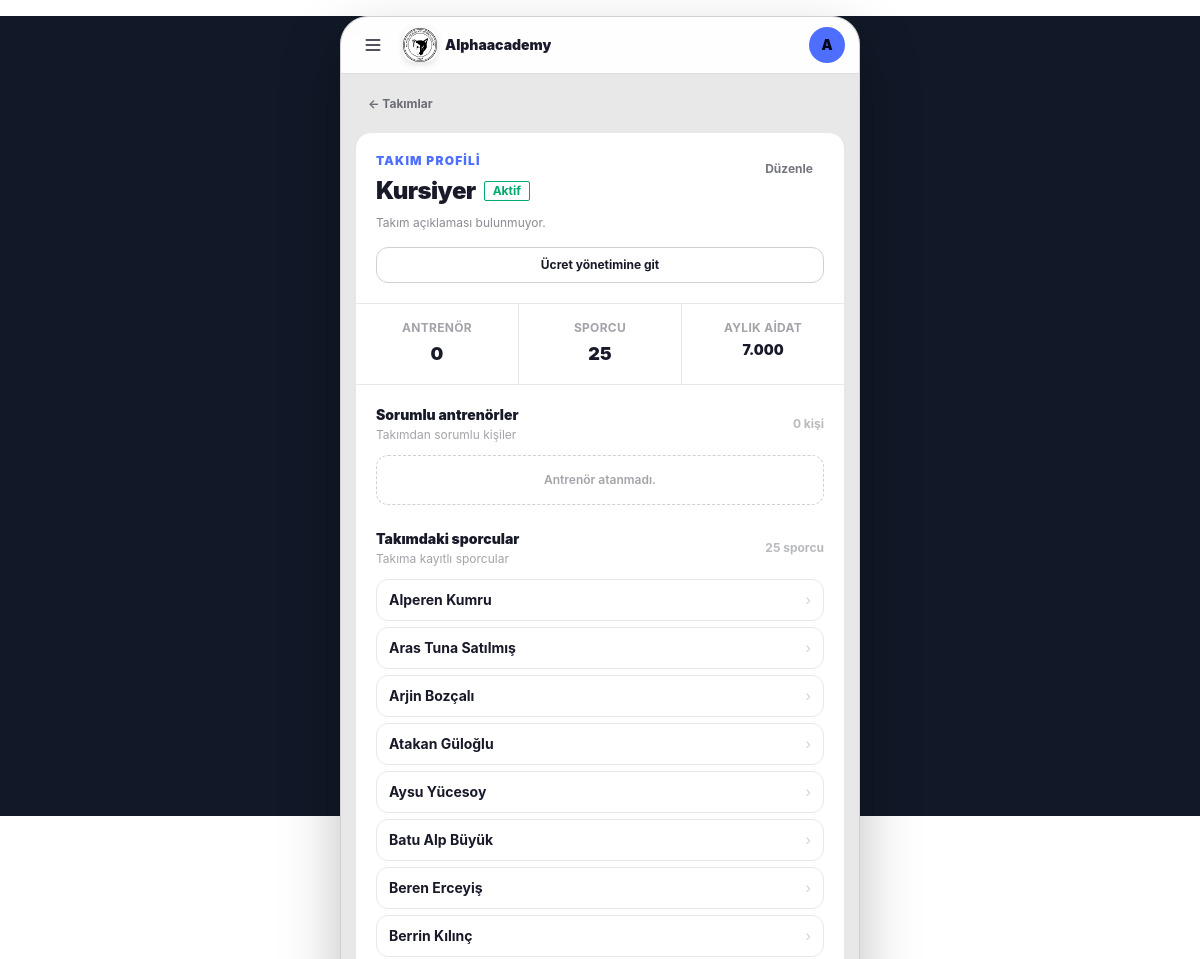
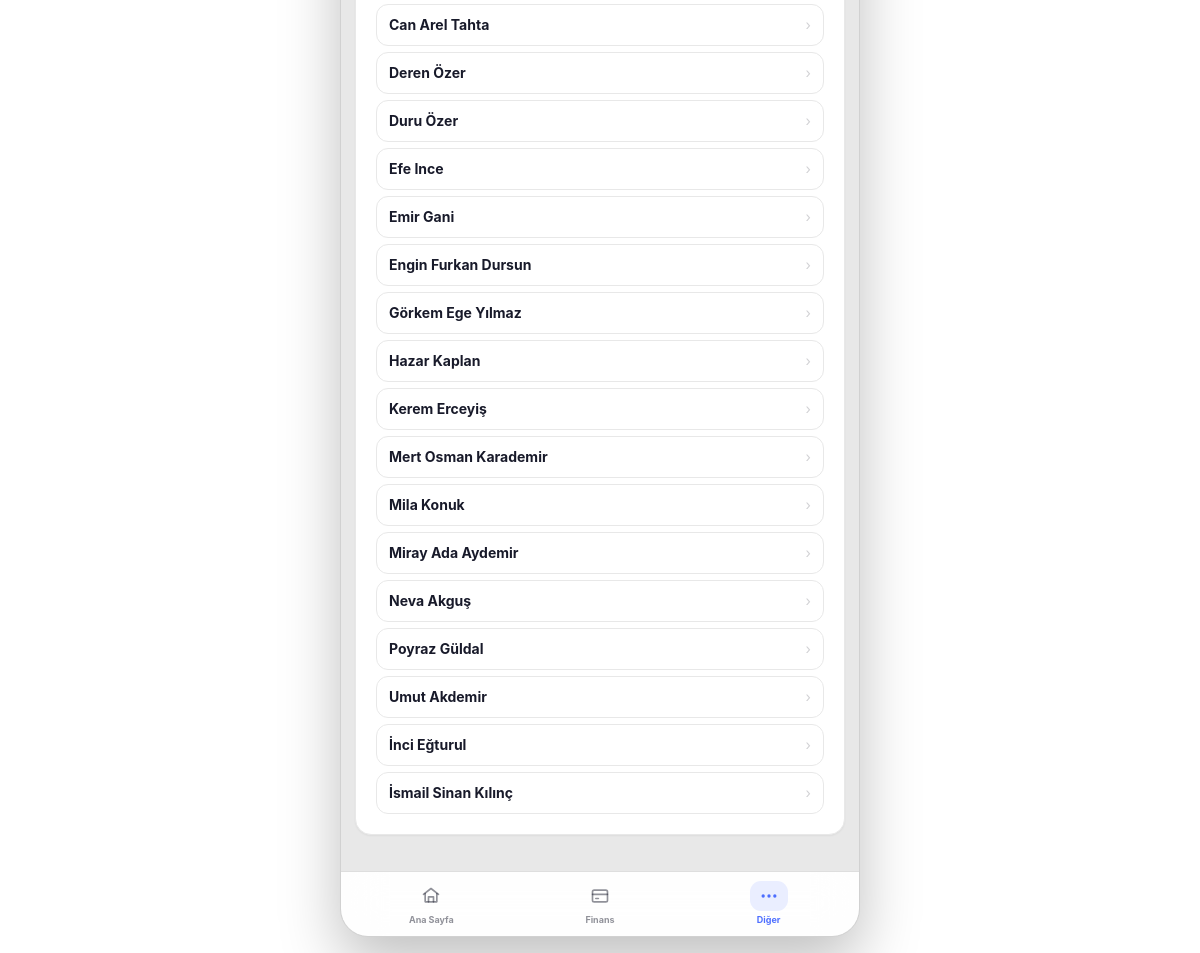
The app's page /teams/17/ (signed in), older data (2 pictures, top to bottom).
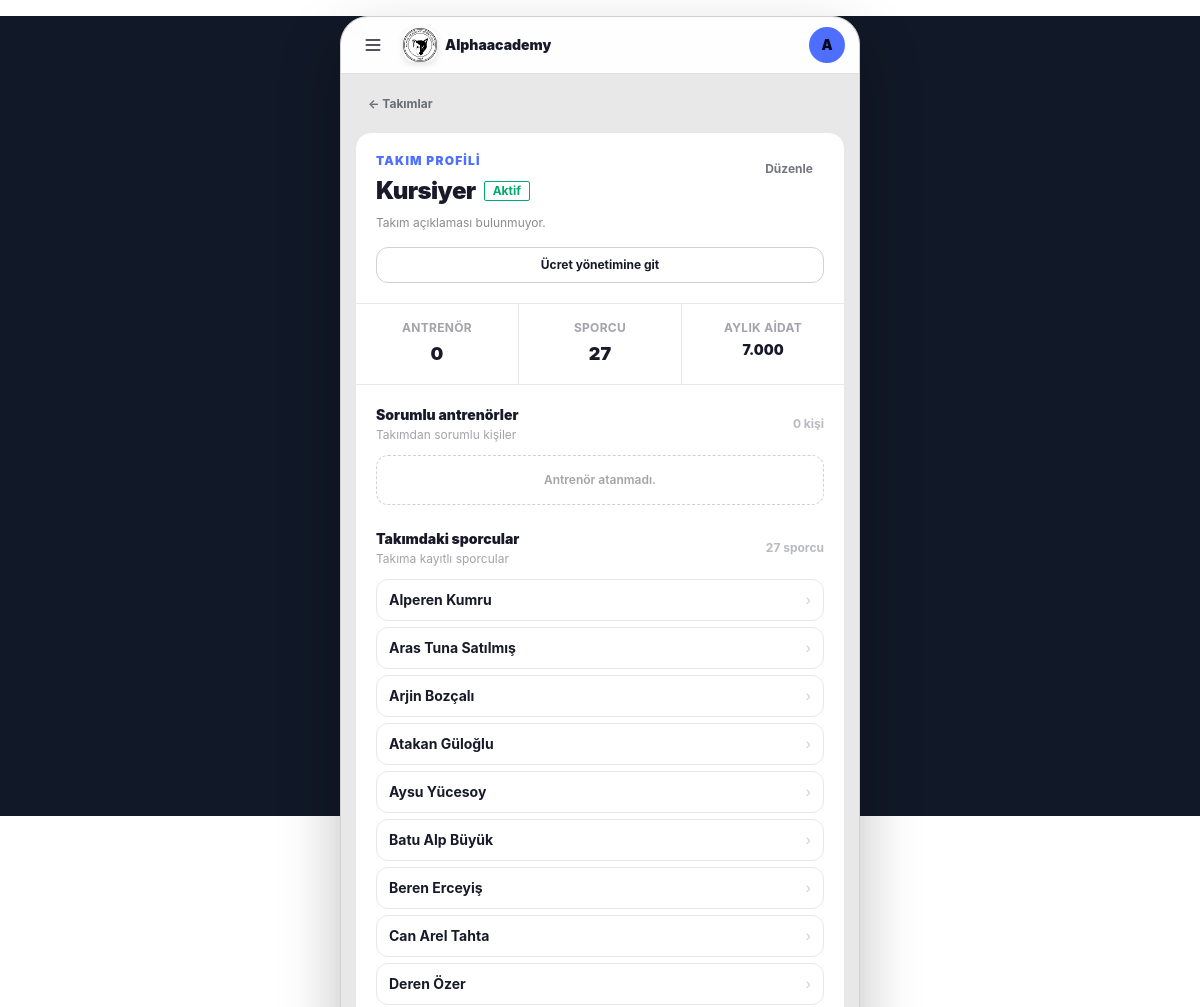
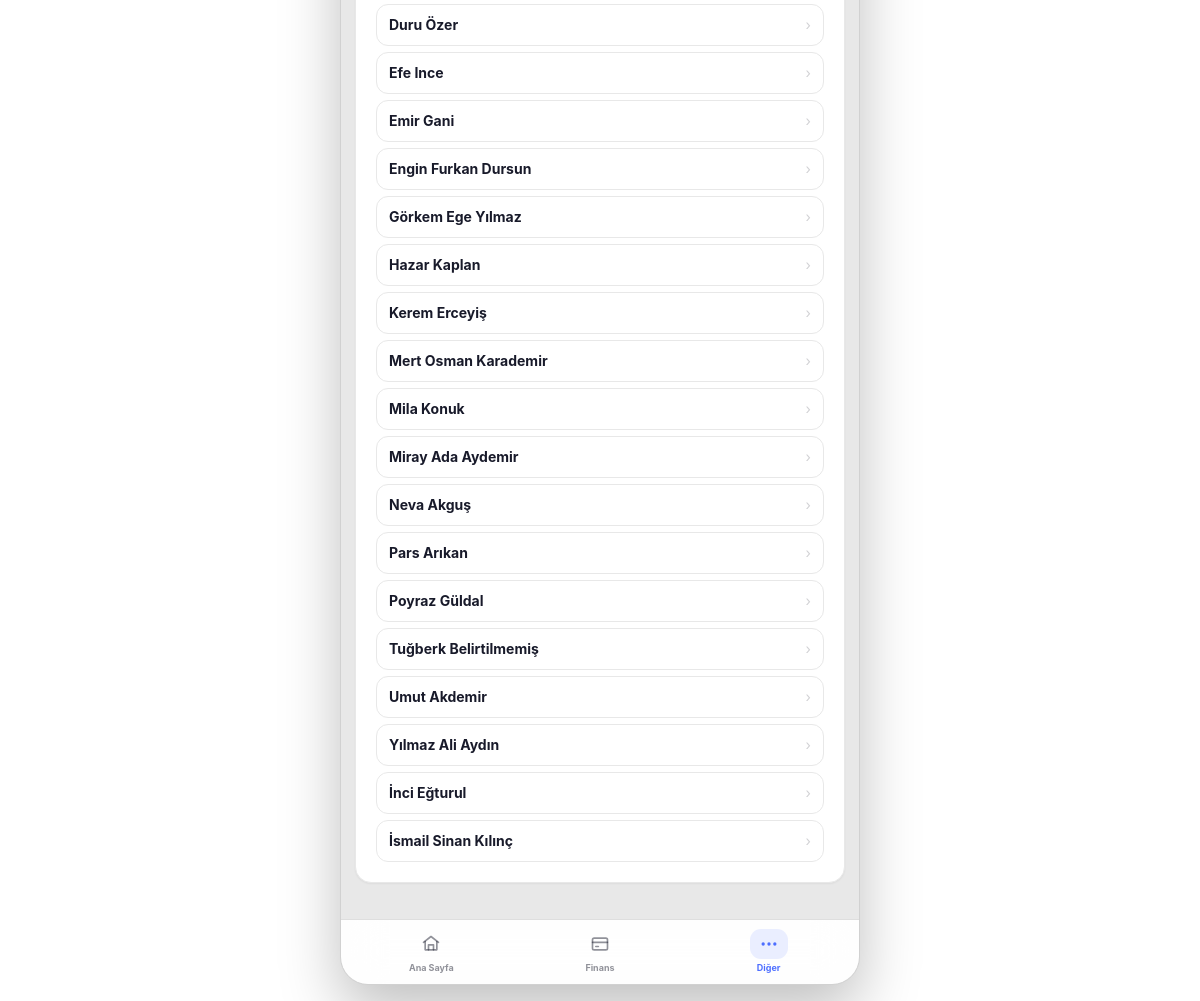
The same page, newer data (2 pictures, top to bottom).
### teams/models.py (models this page shows, shortened)
class Team(models.Model):
    name = models.CharField(max_length=100, verbose_name="Takım / Grup Adı")
    description = models.TextField(blank=True, null=True, verbose_name="Açıklama / Yaş Grubu")
    coaches = models.ManyToManyField(
        settings.AUTH_USER_MODEL,
        blank=True,
        limit_choices_to={'role__in': ['coach', 'club_admin']},
        related_name='assigned_teams',
        verbose_name="Sorumlu Antrenörler"
    )
    is_active = models.BooleanField(default=True, verbose_name="Aktif mi?")
    created_at = models.DateTimeField(auto_now_add=True)
    class Meta:
        verbose_name = "Takım"
        verbose_name_plural = "Takımlar"

### athletes/models.py (models this page shows, shortened)
class Athlete(models.Model):
    GENDER_CHOICES = (
        ('M', 'Erkek'),
        ('F', 'Kadın'),
    )
    parent = models.CharField(max_length=150, verbose_name="Veli")
    parent_phone = models.CharField(max_length=20, blank=True, default='', verbose_name="Veli Telefonu")
    parent_email = models.EmailField(blank=True, default='', verbose_name="Veli E-postası")
    first_name = models.CharField(max_length=50, verbose_name="Ad")
    last_name = models.CharField(max_length=50, verbose_name="Soyad")
    phone_number = models.CharField(max_length=20, blank=True, default='', verbose_name="Sporcu Telefonu")
    tc_identity = models.CharField(max_length=11, unique=True, blank=True, null=True, verbose_name="T.C. Kimlik No")
    birth_date = models.DateField(verbose_name="Doğum Tarihi")
    gender = models.CharField(max_length=1, choices=GENDER_CHOICES, verbose_name="Cinsiyet")
    school = models.CharField(max_length=100, blank=True, null=True, verbose_name="Okul")
    license_number = models.CharField(max_length=50, blank=True, null=True, verbose_name="Lisans No")
    joined_date = models.DateField(verbose_name="Kulübe Katılım Tarihi")
    photo = models.ImageField(upload_to='athlete_photos/', blank=True, null=True, verbose_name="Fotoğraf")
    is_active = models.BooleanField(default=False, verbose_name="Aktif Sporcu mu?")
    created_at = models.DateTimeField(auto_now_add=True)
    team = models.ForeignKey(
        Team,
        on_delete=models.SET_NULL,
        null=True,
        blank=True,
        related_name='athletes',
        verbose_name="Bağlı Olduğu Takım"
    )
    custom_fee = models.IntegerField(
        null=True,
        blank=True,
        verbose_name="Özel Aidat Tutar (TL)",
        help_text="Boş bırakılırsa takımın varsayılan aidatı uygulanır. Burslu için 0 girebilirsiniz."
    )
    private_lesson_fee = models.IntegerField(
        null=True,
        blank=True,
        verbose_name="Özel ders ücreti",
        help_text="Boş bırakılırsa özel ders ücreti uygulanmaz."
    )
    regular_payment_day = models.PositiveBigIntegerField(
        null=True,
        blank=True,
        verbose_name="Düzenli Ödeme Günü"
    )
    class Meta:
        verbose_name = "Sporcu"
        verbose_name_plural = "Sporcular"
        ordering = ['first_name', 'last_name']
    def get_full_name(self):
        return f"{self.first_name} {self.last_name}"

### teams/views.py (the view)
# urls.py: path('<int:pk>/', views.team_detail, name='team-detail'),
@login_required
def team_detail(request, pk):
	team = get_object_or_404(
		Team.objects.prefetch_related('coaches', 'athletes', 'fee_histories'),
		pk=pk,
	)
	return render(request, 'team/team_detail.html', {'team': team})

### users/models.py (called while the page is built)
    @property
    def is_coach(self):
        return self.role == self.Role.COACH

### templates/team/team_detail.html (shortened to what the changed rows need)
{% extends "base.html" %}
{% block content %}
<div class="w-full space-y-3">
    <section class="overflow-hidden rounded-2xl border border-base-200 bg-base-100 shadow-sm">
        <div class="border-b border-base-200 p-4 sm:p-5">
            <div class="flex items-start justify-between gap-3">
                <div class="min-w-0 flex-1">
                    <p class="text-[10px] font-black uppercase tracking-widest text-primary">
                        Takım profili
                    </p>
                    <div class="mt-1.5 flex min-w-0 items-center gap-2">
                        <h1 class="truncate text-xl font-black tracking-tight sm:text-2xl">
                            {{ team.name }}
                        </h1>
                        {% if team.is_active %}
                            <span class="badge badge-success badge-outline h-5 min-h-0 shrink-0 px-2 text-[9px] font-bold">
                                Aktif
                            </span>
                        {% else %}
                            <span class="badge badge-ghost h-5 min-h-0 shrink-0 px-2 text-[9px] font-bold">
                                Pasif
                            </span>
                        {% endif %}
                    </div>
                    <p class="mt-2 text-[10px] leading-relaxed text-base-content/50">
                        {{ team.description|default:'Takım açıklaması bulunmuyor.' }}
                    </p>
                </div>
            </div>
        </div>
        <div class="grid grid-cols-3 gap-px border-b border-base-200 bg-base-200">
            <div class="bg-base-100 px-2 py-4 text-center">
                <p class="text-[9px] font-bold uppercase tracking-wide text-base-content/40">
                    Antrenör
                </p>
                <p class="mt-1 text-lg font-black">
                    {{ team.coaches.count|floatformat:0 }}
                </p>
            </div>
            <div class="bg-base-100 px-2 py-4 text-center">
                <p class="text-[9px] font-bold uppercase tracking-wide text-base-content/40">
                    Sporcu
                </p>
                <p class="mt-1 text-lg font-black">
                    {{ team.athletes.count|floatformat:0 }}
                </p>
            </div>
        </div>
        <div class="p-4 sm:p-5">
            <div>
                <div class="flex items-center justify-between">
                    <div>
                        <h2 class="text-xs font-black text-base-content">
                            Sorumlu antrenörler
                        </h2>
                        <p class="mt-0.5 text-[9px] text-base-content/40">
                        </p>
                    </div>
                    <span class="text-[9px] font-bold text-base-content/30">
                        {{ team.coaches.count }} kişi
                    </span>
                </div>
            </div>
            <div class="mt-6">
                <div class="flex items-center justify-between">
                    <div>
                        <h2 class="text-xs font-black text-base-content">
                            Takımdaki sporcular
                        </h2>
                        <p class="mt-0.5 text-[9px] text-base-content/40">
                        </p>
                    </div>
                    <span class="text-[9px] font-bold text-base-content/30">
                        {{ team.athletes.count }} sporcu
                    </span>
                </div>
                <div class="mt-3 space-y-1.5">
                    {% for athlete in team.athletes.all %}
                        <a
                            href="{% url 'athlete-manage-detail' athlete.pk %}"
                            class="group flex items-center gap-3 rounded-xl border border-base-200 bg-base-100 px-3 py-2.5 transition-all hover:border-primary/30 hover:bg-base-200/30 active:scale-[.99]">
                            <div class="min-w-0 flex-1">
                                <p class="truncate text-xs font-bold text-base-content">
                                    {{ athlete.get_full_name }}
                                </p>
                            </div>
                            <span class="shrink-0 text-sm text-base-content/20 transition-transform group-hover:translate-x-0.5">
                                ›
                            </span>
                        </a>
                    {% endfor %}
                </div>
            </div>
        </div>
    </section>
</div>
{% endblock %}

Row changes from the older to the newer data that the page shows:
no longer on this page (row edited): Athlete: get_full_name "Berrin Kılınç"
computed for Team "Kursiyer": athletes.count "25" → "27"
added Athlete: get_full_name "Pars Arıkan"
added Athlete: get_full_name "Tuğberk Belirtilmemiş"
added Athlete: get_full_name "Yılmaz Ali Aydın"
